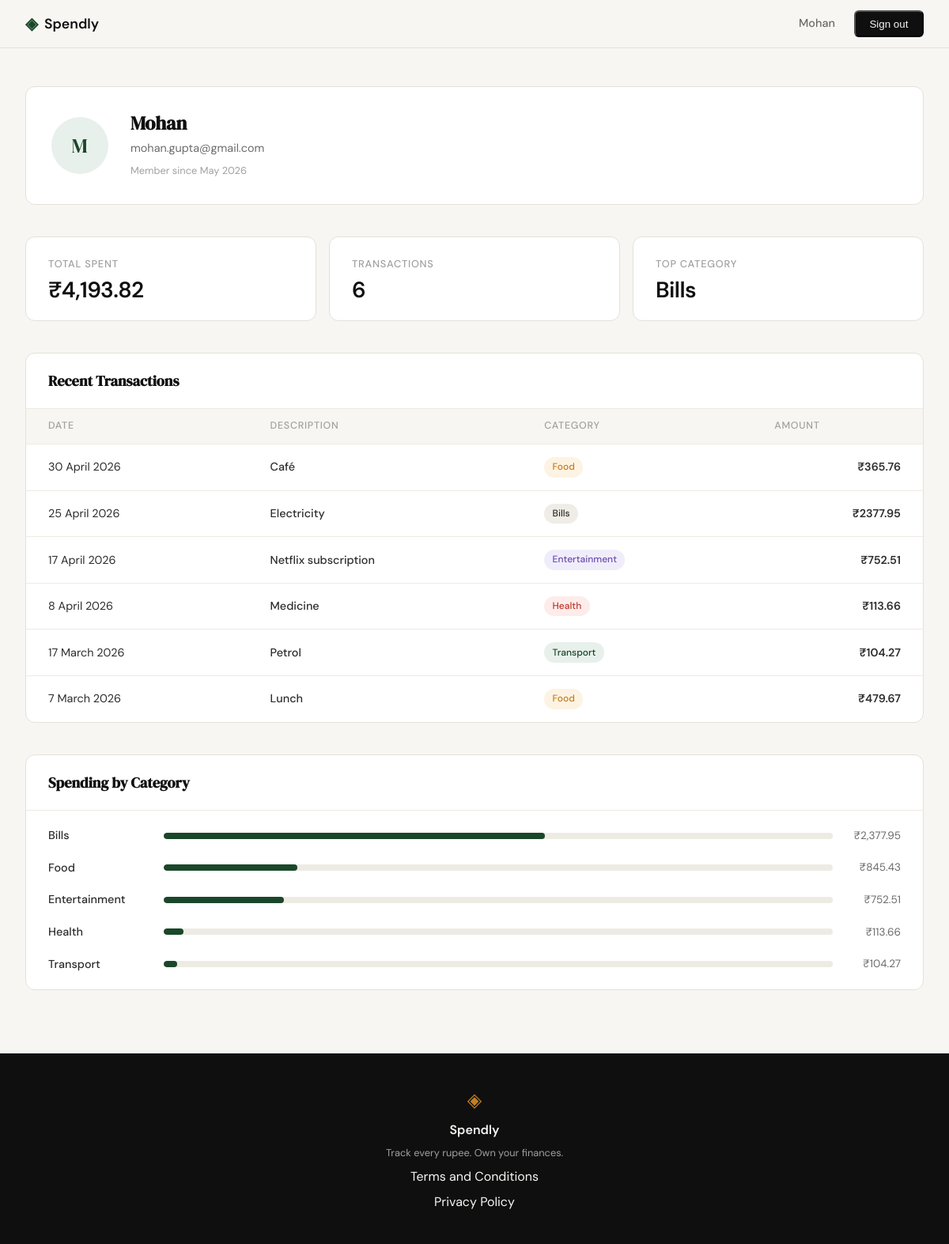
The page /profile (signed in) on the database its author committed.
### tables this page shows
CREATE TABLE users (
            id INTEGER PRIMARY KEY AUTOINCREMENT,
            name TEXT NOT NULL,
            email TEXT UNIQUE NOT NULL,
            password_hash TEXT NOT NULL,
            created_at TEXT DEFAULT CURRENT_TIMESTAMP
        );

CREATE TABLE expenses (
            id INTEGER PRIMARY KEY AUTOINCREMENT,
            user_id INTEGER NOT NULL,
            amount REAL NOT NULL,
            category TEXT NOT NULL,
            date TEXT NOT NULL,
            description TEXT,
            created_at TEXT DEFAULT CURRENT_TIMESTAMP,
            FOREIGN KEY (user_id) REFERENCES users (id)
        );

### app.py (the view)
@app.route("/profile")
def profile():
    if "user_id" not in session:
        return redirect(url_for("login"))
    db_user = get_user_by_id(session["user_id"])
    conn = get_db()
    cursor = conn.cursor()
    cursor.execute('SELECT SUM(amount), COUNT(*) FROM expenses WHERE user_id = ?', (session["user_id"],))
    agg = cursor.fetchone()
    cursor.execute(
        'SELECT category, SUM(amount) as total FROM expenses WHERE user_id = ? GROUP BY category ORDER BY total DESC LIMIT 1',
        (session["user_id"],)
    )
    top = cursor.fetchone()
    conn.close()
    total_amount = agg[0] or 0.0
    tx_count = agg[1] or 0
    top_cat = top["category"] if top else "—"
    initials = "".join(p[0].upper() for p in db_user["name"].split()[:2])
    member_since = datetime.strptime(db_user["created_at"][:10], "%Y-%m-%d").strftime("%B %Y")
    user = {
        "name": db_user["name"],
        "email": db_user["email"],
        "initials": initials,
        "member_since": member_since,
    }
    stats = {
        "total_spent": f"₹{total_amount:,.2f}",
        "transactions": tx_count,
        "top_category": top_cat,
    }
    raw_expenses = get_user_expenses(session["user_id"])
    transactions = [
        {
            "date": datetime.strptime(row["date"], "%Y-%m-%d").strftime("%-d %B %Y"),
            "description": row["description"] or "",
            "category": row["category"],
            "amount": f"₹{row['amount']:.2f}",
        }
        for row in raw_expenses
    ]
    categories = get_category_stats(session["user_id"])
    return render_template(
        "profile.html",
        user=user,
        stats=stats,
        transactions=transactions,
        categories=categories,
    )

### database/db.py (called while the page is built)
def get_db():
    db_path = os.path.join(os.path.dirname(__file__), '..', 'spendly.db')
    conn = sqlite3.connect(db_path)
    conn.row_factory = sqlite3.Row
    conn.execute('PRAGMA foreign_keys = ON')
    return conn

def get_user_by_id(user_id):
    conn = get_db()
    cursor = conn.cursor()
    cursor.execute('SELECT * FROM users WHERE id = ?', (user_id,))
    user = cursor.fetchone()
    conn.close()
    return user

def get_user_expenses(user_id):
    conn = get_db()
    cursor = conn.cursor()
    cursor.execute(
        'SELECT date, description, category, amount FROM expenses WHERE user_id = ? ORDER BY date DESC',
        (user_id,)
    )
    rows = cursor.fetchall()
    conn.close()
    return rows

def get_category_stats(user_id):
    conn = get_db()
    cursor = conn.cursor()
    cursor.execute(
        'SELECT category, SUM(amount) as total FROM expenses WHERE user_id = ? GROUP BY category ORDER BY total DESC',
        (user_id,)
    )
    rows = cursor.fetchall()
    conn.close()
    grand_total = sum(row["total"] for row in rows)
    return [
        {
            "name": row["category"],
            "amount": f"₹{row['total']:,.2f}",
            "percent": round((row["total"] / grand_total) * 100) if grand_total else 0,
        }
        for row in rows
    ]

### templates/profile.html (shortened to what this page needs)
{% extends "base.html" %}
{% block content %}
<section class="profile-section">
    <div class="profile-card">
        <div class="profile-avatar">{{ user.initials }}</div>
        <div class="profile-meta">
            <h1 class="profile-name">{{ user.name }}</h1>
            <p class="profile-email">{{ user.email }}</p>
            <p class="profile-since">Member since {{ user.member_since }}</p>
        </div>
    </div>
    <div class="stats-row">
        <div class="stat-card">
            <div class="stat-label">Total Spent</div>
            <div class="stat-value">{{ stats.total_spent }}</div>
        </div>
        <div class="stat-card">
            <div class="stat-label">Transactions</div>
            <div class="stat-value">{{ stats.transactions }}</div>
        </div>
        <div class="stat-card">
            <div class="stat-label">Top Category</div>
            <div class="stat-value">{{ stats.top_category }}</div>
        </div>
    </div>
    <div class="section-card">
        <div class="section-header">
            <h2 class="section-title">Recent Transactions</h2>
        </div>
        <table class="txn-table">
            <thead>
                <tr>
                    <th>Date</th>
                    <th>Description</th>
                    <th>Category</th>
                    <th class="txn-amount">Amount</th>
                </tr>
            </thead>
            <tbody>
                {% for txn in transactions %}
                <tr>
                    <td class="txn-date">{{ txn.date }}</td>
                    <td class="txn-desc">{{ txn.description }}</td>
                    <td>
                        <span class="badge badge--{{ txn.category | lower }}">{{ txn.category }}</span>
                    </td>
                    <td class="txn-amount">{{ txn.amount }}</td>
                </tr>
                {% endfor %}
            </tbody>
        </table>
    </div>
    <div class="section-card">
        <div class="section-header">
            <h2 class="section-title">Spending by Category</h2>
        </div>
        <div class="cat-list">
            {% for cat in categories %}
            <div class="cat-row">
                <span class="cat-name">{{ cat.name }}</span>
                <div class="bar-track">
                    <div class="bar-fill" style="--bar: {{ cat.percent }}%"></div>
                </div>
                <span class="cat-amount">{{ cat.amount }}</span>
            </div>
            {% endfor %}
        </div>
    </div>
</section>
{% endblock %}

### templates/base.html (shortened to what this page needs)
<!DOCTYPE html>
<html lang="en">
<head>
    <link rel="stylesheet" href="{{ url_for('static', filename='css/style.css') }}">
</head>
<body>
    <nav class="navbar">
        <div class="nav-inner">
            <a href="{{ url_for('landing') }}" class="nav-brand">
                <span class="brand-icon">◈</span>
                <span class="brand-name">Spendly</span>
            </a>
            <div class="nav-links">
                {% if session.get("user_id") %}
                    <span style="color: var(--ink-muted); font-size: 0.9rem;">{{ session.get("user_name") }}</span>
                    <form method="POST" action="{{ url_for('logout') }}" style="display:inline;">
                        <button type="submit" class="nav-cta">Sign out</button>
                    </form>
                {% else %}
                    <a href="{{ url_for('login') }}">Sign in</a>
                    <a href="{{ url_for('register') }}" class="nav-cta">Get started</a>
                {% endif %}
            </div>
        </div>
    </nav>
    <main class="main-content">
        {% block content %}{% endblock %}
    </main>
    <footer class="footer">
        <div class="footer-inner">
            <span class="brand-icon">◈</span>
            <span class="footer-name">Spendly</span>
            <p class="footer-copy">Track every rupee. Own your finances.</p>
            <a href="/terms">Terms and Conditions</a>
            <a href="/privacy">Privacy Policy</a>
        </div>
    </footer>
</body>
</html>

### rows shown on the page
users: get "Mohan", name "Mohan", email "mohan.gupta@gmail.com"
expenses: top_category "Bills", date "25 April 2026", description "Electricity", category "Bills", amount "₹2377.95"
expenses: date "30 April 2026", description "Café", category "Food", amount "₹365.76"
expenses: date "17 April 2026", description "Netflix subscription", category "Entertainment", amount "₹752.51"
expenses: date "8 April 2026", description "Medicine", category "Health", amount "₹113.66"
expenses: date "17 March 2026", description "Petrol", category "Transport", amount "₹104.27"
expenses: date "7 March 2026", description "Lunch", category "Food", amount "₹479.67"

### other values the page prints
{{ user.initials }} "M"
{{ user.member_since }} "May 2026"
{{ stats.total_spent }} "₹4,193.82"
{{ stats.transactions }} "6"
{{ cat.name }} "Bills" "Food" "Entertainment" "Health" "Transport"
{{ cat.amount }} "₹2,377.95" "₹845.43" "₹752.51" "₹113.66" "₹104.27"
